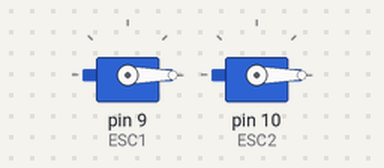
This sketch was run on a simulated Arduino Uno, built with avr-gcc and run on an emulated ATmega328P. On the bench: 2 × servo. What the sketch prints to the serial monitor is not drawn.

Above: at 1.1 s.
At 7.1 s:
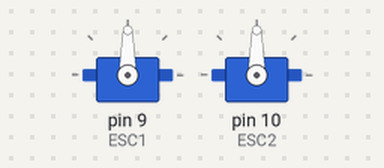
At 37.7 s:
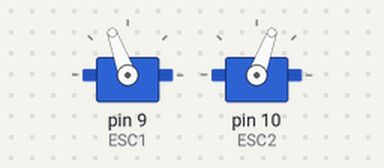
Timing chart, 0 to 39.2 s (numbered marks = the images above):
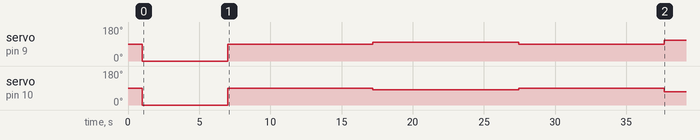

The sketch:

LA06_Escalon.ino
```cpp
//Pines MPU es derecha
#include "I2Cdev.h"
#include "MPU6050.h"
#include "Wire.h"
#include <Servo.h>

MPU6050 sensor;
Servo ESC1;
Servo ESC2;
// Valores RAW (sin procesar) del acelerometro y giroscopio en los ejes x,y,z
int ax, ay, az;
int gx, gy, gz;

unsigned long tiempo_prev0,tiempo_prev1,tiempo_prev2;
float dt=0.001;
float ang_y;
float ang_y_prev;
float accel_ang_y;
bool Signo = 0;
float t=0.0,w=0.0,p=0.0;
float u=0.0,u_controlD=0.0,u_controlI=0.0,e=0.0,In=0.0,Out=0.0;
float Kp=1.0,Ki=0.0,Kd=0.0;
typedef union {
  float number;
  uint8_t bytes[4];
} valor;

valor e_ML, u_ML, Out_ML, In_ML, ang_y_ML,u_controlD_ML,u_controlI_ML;
void setup() {
  Serial.begin(9600);    //Iniciando puerto serial
  Wire.begin();           //Iniciando I2C
  sensor.initialize();    //Iniciando el sensor

  if (sensor.testConnection()) Serial.println("Sensor iniciado correctamente");
  else Serial.println("Error al iniciar el sensor");
  sensor.setXAccelOffset(-1359);
  sensor.setYAccelOffset(548);
  sensor.setZAccelOffset(765);
  sensor.setXGyroOffset(63);
  sensor.setYGyroOffset(47);
  sensor.setZGyroOffset(11);
  ESC1.attach(9,1000,2000);
  ESC2.attach(10,1000,2000);
  delay(1000);
  ESC1.write(0.0);
  ESC2.write(0.0);
  delay(6000);
}

void loop() {

  if(t<10.0){In=0.0;}
  if(t>=10.0 && t<20.0){In=10.0;}
  if(t>=20.0 && t<30.0){In=0.0;}
  if(t>=30.0 && t<40.0){In=20.0;}
  if(t>=40.0 && t<50.0){In=0.0;}
  if(t>=50.0 && t<60.0){In=30.0;}
  if(t>=60.0 && t<70.0){In=0.0;}
  if(t>=70.0 && t<80.0){In=40.0;}
  if(t>=80.0 && t<90.0){In=0.0;}
  if(t>=90.0 && t<100.0){In=50.0;}
  if(t>=100.0 && t<110.0){In=0.0;}
  if(t>=110.0 && t<120.0){In=60.0;}
  if(t>=120.0 && t<130.0){In=0.0;}
  if(t>=130.0 && t<140.0){In=70.0;}
  if(t>=140.0 && t<150.0){In=0.0;}
  if(t>=150.0 && t<160.0){In=80.0;}
  if(t>=160.0 && t<170.0){In=0.0;}
  if(t>=170.0 && t<180.0){In=90.0;}
  if(t>=180.0 && t<190.0){In=0.0;}
  if(t>=190.0 && t<200.0){In=-10.0;}
  if(t>=200.0 && t<210.0){In=0.0;}
  if(t>=210.0 && t<220.0){In=-20.0;}
  if(t>=220.0 && t<230.0){In=0.0;}
  if(t>=230.0 && t<240.0){In=-30.0;}
  if(t>=240.0 && t<250.0){In=0.0;}
  if(t>=250.0 && t<260.0){In=-40.0;}
  if(t>=260.0 && t<270.0){In=0.0;}
  if(t>=270.0 && t<280.0){In=-50.0;}
  if(t>=280.0 && t<290.0){In=0.0;}
  if(t>=290.0 && t<300.0){In=-60.0;}
  if(t>=300.0 && t<310.0){In=0.0;}
  if(t>=310.0 && t<320.0){In=-70.0;}
  if(t>=320.0 && t<330.0){In=0.0;}
  if(t>=330.0 && t<340.0){In=-80.0;}
  if(t>=340.0 && t<350.0){In=0.0;}
  if(t>=350.0 && t<360.0){In=-90.0;}
  if(t>=360){t = 0.0;}

  u_controlD = 90.0+In;
  u_controlI = 90.0-In;
  ESC1.write(u_controlD);
  ESC2.write(u_controlI);

  if(micros()-tiempo_prev0>10000){
    tiempo_prev0=micros();
    //Calcular angulo de rotación con giroscopio y filtro complemento
    //ang_y = 0.98*(ang_y_prev+(gy/131)*dt) + 0.02*accel_ang_y;
    //ang_y_prev=ang_y;
    t = t + 1.0/100.0;
  }

  if(millis()-tiempo_prev1>50){
    tiempo_prev1=millis();
    u_controlD_ML.number = u_controlD;
    u_controlI_ML.number = u_controlI;
    In_ML.number = In;
    Out_ML.number = ang_y;
    Serial.write('V');
    for (int i = 0; i < 4; i++) Serial.write(u_controlD_ML.bytes[i]);
    for (int i = 0; i < 4; i++) Serial.write(u_controlI_ML.bytes[i]);
    for (int i = 0; i < 4; i++) Serial.write(In_ML.bytes[i]);
    for (int i = 0; i < 4; i++) Serial.write(Out_ML.bytes[i]);
    Serial.write('\n');
  }

  if(millis()-tiempo_prev2>100){
    tiempo_prev2=millis();
    // Leer las aceleraciones y velocidades angulares
    //sensor.getAcceleration(&ax, &ay, &az);
    //sensor.getRotation(&gx, &gy, &gz);
    //Calcular los ángulos con acelerometro
    //accel_ang_y=atan(-ax/sqrt(pow(ay,2) + pow(az,2)))*(180.0/3.14);
    /*
    Serial.print("e uD uI Out In ang_x:\t");
    Serial.print(t); Serial.print("\t");
    Serial.print(u_controlD); Serial.print("\t");
    Serial.print(u_controlI); Serial.print("\t");
    Serial.print(Out); Serial.print("\t");
    Serial.print(In); Serial.print("\t");
    Serial.println(ang_y);
    */
  }
}
```

Measured:
- by itself, servo on pin 9 (ESC1): 90° → 0° at 1.0 s, → 90° 6.0 s later, → 100° 10.2 s later, → 90° 10.2 s later, … (5 changes in this stretch)
- by itself, servo on pin 10 (ESC2): 90° → 0° at 1.0 s, → 90° 6.0 s later, → 80° 10.2 s later, → 90° 10.2 s later, … (5 changes in this stretch)
